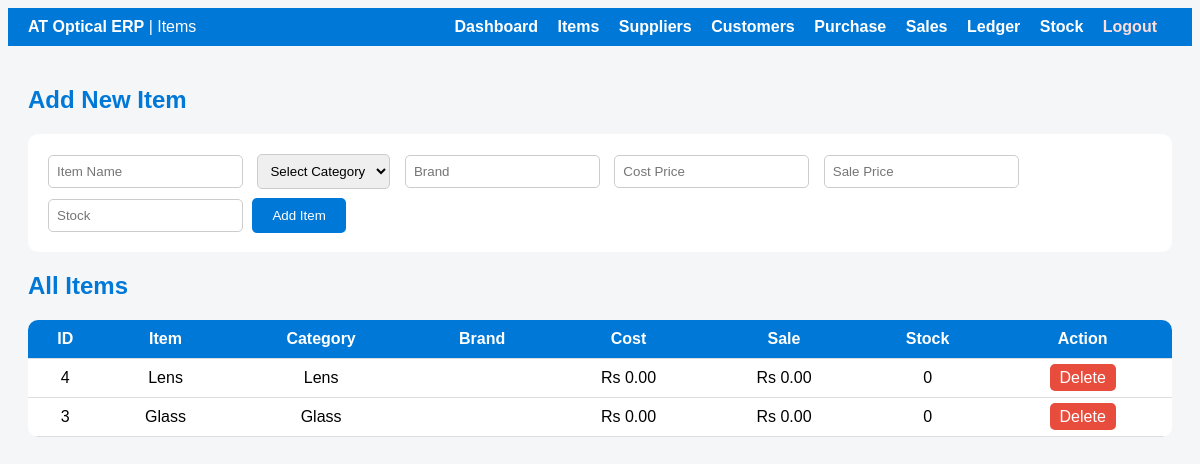
Page /items.php (signed in) on the committed database.
### tables this page shows
CREATE TABLE `items` (
  `id` int(11) NOT NULL,
  `code` varchar(50) NOT NULL,
  `item_name` varchar(100) NOT NULL,
  `category` enum('Glass','Lens','Other') DEFAULT 'Other',
  `brand` varchar(100) DEFAULT NULL,
  `cost_price` decimal(10,2) DEFAULT 0.00,
  `sale_price` decimal(10,2) DEFAULT 0.00,
  `stock` int(11) DEFAULT 0,
  `variety` varchar(100) DEFAULT NULL,
  `description` text DEFAULT NULL,
  `created_at` timestamp NOT NULL DEFAULT current_timestamp()
);

### items.php (the view, shortened to what this page needs)
<?php
require 'includes/db.php';
$items = $pdo->query("SELECT * FROM items ORDER BY id DESC")->fetchAll(PDO::FETCH_ASSOC);
?>
<!DOCTYPE html>
<html lang="en">
<head>
</head>
<body>
    <div class="topbar">
        <div><strong>AT Optical ERP</strong> | Items</div>
        <nav>
            <a href="dashboard.php">Dashboard</a>
            <a href="items.php">Items</a>
            <a href="suppliers.php">Suppliers</a>
            <a href="customers.php">Customers</a>
            <a href="purchase.php">Purchase</a>
            <a href="sales.php">Sales</a>
            <a href="ledger.php">Ledger</a>
            <a href="stock.php">Stock</a>
            <a href="logout.php" style="color:#ffdddd;">Logout</a>
        </nav>
    </div>
    <div class="container">
        <h2>Add New Item</h2>
        <form method="POST">
            <input type="text" name="item_name" placeholder="Item Name" required>
            <select name="category" required>
                <option value="">Select Category</option>
            </select>
            <input type="text" name="brand" placeholder="Brand">
            <input type="number" step="0.01" name="cost_price" placeholder="Cost Price">
            <input type="number" step="0.01" name="sale_price" placeholder="Sale Price">
            <input type="number" name="stock" placeholder="Stock">
            <button type="submit" name="add_item">Add Item</button>
        </form>
        <h2>All Items</h2>
        <table>
            <tr>
                <th>ID</th>
                <th>Item</th>
                <th>Category</th>
                <th>Brand</th>
                <th>Cost</th>
                <th>Sale</th>
                <th>Stock</th>
                <th>Action</th>
            </tr>
            <?php foreach($items as $i): ?>
            <tr>
                <td><?= $i['id'] ?></td>
                <td><?= htmlspecialchars($i['item_name']) ?></td>
                <td><?= $i['category'] ?></td>
                <td><?= htmlspecialchars($i['brand']) ?></td>
                <td>Rs <?= number_format($i['cost_price'], 2) ?></td>
                <td>Rs <?= number_format($i['sale_price'], 2) ?></td>
                <td><?= $i['stock'] ?></td>
                <td><a class="btn-del" href="items.php?delete=<?= $i['id'] ?>" onclick="return confirm('Delete this item?')">Delete</a></td>
            </tr>
            <?php endforeach; ?>
        </table>
    </div>
</body>
</html>

### items.php (style rules this page uses)
body { font-family: Arial; background: #f4f6f8; }
.topbar { background: #0078d7; color: white; padding: 10px 20px; display: flex; justify-content: space-between; }
nav a { color: white; text-decoration: none; margin-right: 15px; font-weight: bold; }
.container { padding: 20px; }
h2 { color: #0078d7; }
form { background: #fff; padding: 15px; border-radius: 10px; margin-bottom: 20px; }
input, select { padding: 8px; margin: 5px; border-radius: 5px; border: 1px solid #ccc; }
table { width: 100%; border-collapse: collapse; background: white; border-radius: 10px; overflow: hidden; }
th, td { padding: 10px; border-bottom: 1px solid #ddd; text-align: center; }
th { background: #0078d7; color: white; }
a.btn-del { background: #e74c3c; color: white; padding: 5px 10px; border-radius: 5px; text-decoration: none; }
button { background: #0078d7; color: white; border: none; padding: 10px 20px; border-radius: 5px; cursor: pointer; }

### rows in the picture
items: id "4", item_name "Lens", category "Lens", cost_price "0.00", sale_price "0.00", stock "0"
items: id "3", item_name "Glass", category "Glass", cost_price "0.00", sale_price "0.00", stock "0"
